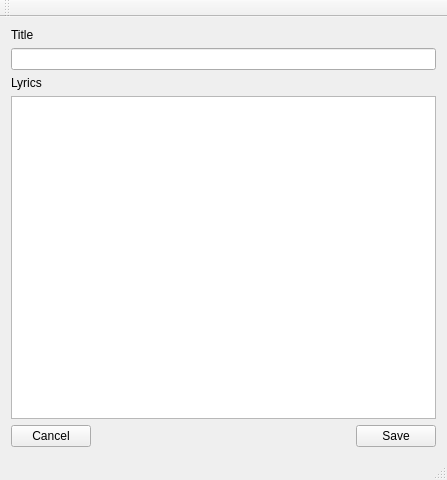
<?xml version="1.0" encoding="UTF-8"?>
<ui version="4.0">
 <class>MainWindow</class>
 <widget class="QMainWindow" name="MainWindow">
  <property name="geometry">
   <rect>
    <x>0</x>
    <y>0</y>
    <width>447</width>
    <height>480</height>
   </rect>
  </property>
  <property name="sizePolicy">
   <sizepolicy hsizetype="Preferred" vsizetype="Preferred">
    <horstretch>1</horstretch>
    <verstretch>0</verstretch>
   </sizepolicy>
  </property>
  <property name="windowTitle">
   <string>MainWindow</string>
  </property>
  <widget class="QWidget" name="centralWidget">
   <property name="sizePolicy">
    <sizepolicy hsizetype="Expanding" vsizetype="Expanding">
     <horstretch>0</horstretch>
     <verstretch>0</verstretch>
    </sizepolicy>
   </property>
   <layout class="QFormLayout" name="formLayout">
    <property name="fieldGrowthPolicy">
     <enum>QFormLayout::AllNonFixedFieldsGrow</enum>
    </property>
    <item row="0" column="0">
     <widget class="QLabel" name="label">
      <property name="text">
       <string>Title</string>
      </property>
     </widget>
    </item>
    <item row="1" column="0" colspan="2">
     <widget class="QLineEdit" name="title"/>
    </item>
    <item row="2" column="0">
     <widget class="QLabel" name="label_2">
      <property name="text">
       <string>Lyrics</string>
      </property>
     </widget>
    </item>
    <item row="4" column="0" colspan="2">
     <widget class="QPlainTextEdit" name="lyrics">
      <property name="cursor" stdset="0">
       <cursorShape>IBeamCursor</cursorShape>
      </property>
     </widget>
    </item>
    <item row="5" column="0" colspan="2">
     <layout class="QHBoxLayout" name="horizontalLayout_3">
      <item>
       <widget class="QPushButton" name="pushButton">
        <property name="text">
         <string>Cancel</string>
        </property>
       </widget>
      </item>
      <item>
       <spacer name="horizontalSpacer">
        <property name="orientation">
         <enum>Qt::Horizontal</enum>
        </property>
        <property name="sizeHint" stdset="0">
         <size>
          <width>40</width>
          <height>20</height>
         </size>
        </property>
       </spacer>
      </item>
      <item>
       <widget class="QPushButton" name="pushButton_2">
        <property name="text">
         <string>Save</string>
        </property>
       </widget>
      </item>
     </layout>
    </item>
   </layout>
  </widget>
  <widget class="QMenuBar" name="menuBar">
   <property name="geometry">
    <rect>
     <x>0</x>
     <y>0</y>
     <width>447</width>
     <height>21</height>
    </rect>
   </property>
  </widget>
  <widget class="QToolBar" name="mainToolBar">
   <attribute name="toolBarArea">
    <enum>TopToolBarArea</enum>
   </attribute>
   <attribute name="toolBarBreak">
    <bool>false</bool>
   </attribute>
  </widget>
  <widget class="QStatusBar" name="statusBar"/>
 </widget>
 <layoutdefault spacing="6" margin="11"/>
 <resources/>
 <connections/>
</ui>
